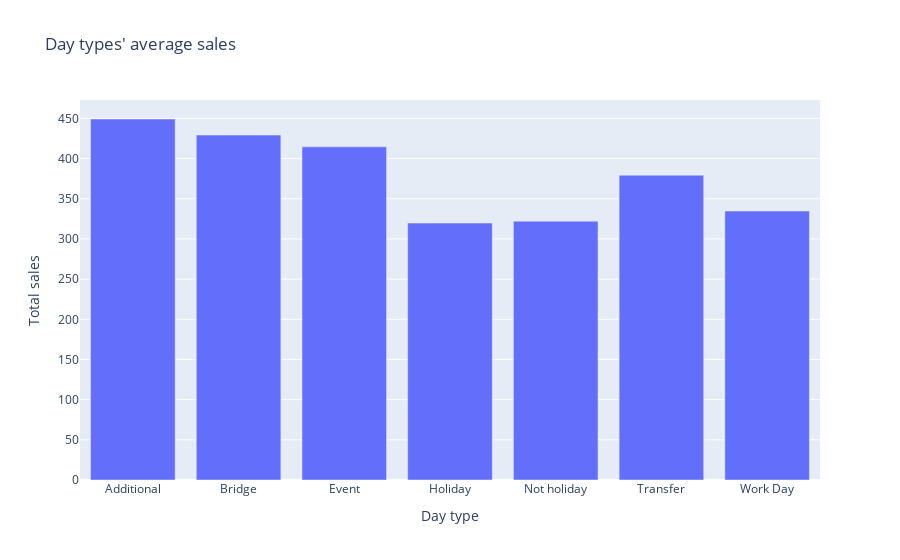

The notebook cell this image was saved under:
### Markdown cell above
Now let's see mean sales for all day types

### Code cell
day_types_sales_summary = train_data.groupby('day_type')['item_sales'].mean().reset_index()

fig = px.bar(day_types_sales_summary, x='day_type', y='item_sales', 
             labels={'day_type': 'Day type', 'item_sales': 'Total sales'},
             title="Day types' average sales")
fig.show()

### Figure 1 — Plotly figure (JSON) as saved in the notebook; plotly's stock layout.template omitted (floating-point values rounded to 4 significant figures)
{"data": [{"alignmentgroup": "True", "hovertemplate": "Day type=%{x}<br>Total sales=%{y}<extra></extra>", "legendgroup": "", "marker": {"color": "#636efa", "pattern": {"shape": ""}}, "name": "", "offsetgroup": "", "orientation": "v", "showlegend": false, "textposition": "auto", "type": "bar", "x": ["Additional", "Bridge", "Event", "Holiday", "Not holiday", "Transfer", "Work Day"], "xaxis": "x", "y": [449.3, 429.3, 414.6, 319.7, 322.1, 379.3, 334.8], "yaxis": "y"}], "layout": {"barmode": "relative", "legend": {"tracegroupgap": 0}, "title": {"text": "Day types' average sales"}, "xaxis": {"anchor": "y", "domain": [0, 1], "title": {"text": "Day type"}}, "yaxis": {"anchor": "x", "domain": [0, 1], "title": {"text": "Total sales"}}}}
